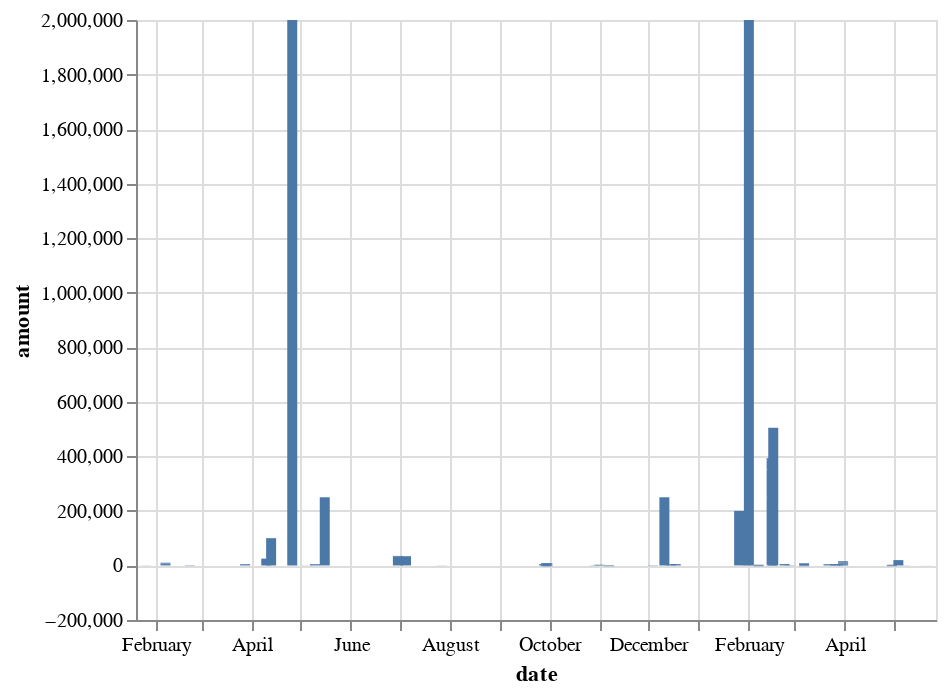

This figure's notebook cell:
### Code cell
alt.Chart(forbes_contributions[forbes_contributions["contribid"] == "U00000033071"]).mark_bar().encode(
x="date",
y="amount")
